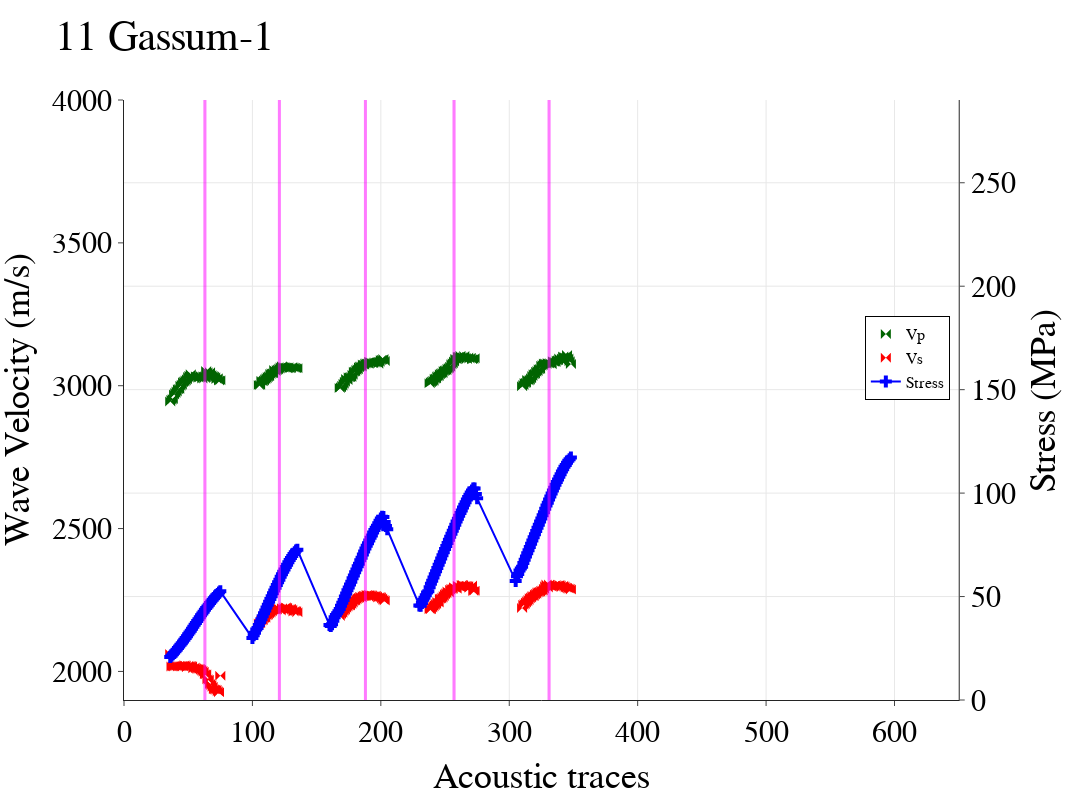

The code cell stored with this chart in its notebook:
### Code cell
fig = make_subplots(specs=[[{"secondary_y": True}]])

fig.add_trace(go.Scatter(x = Traces_11_LISA, y = Pvel_11_LISA,  mode='markers', marker_symbol='bowtie', name='Vp', marker=dict(color='darkgreen',size=10)))
fig.add_trace(go.Scatter(x = Traces_11_LISA, y = Svel_11_LISA,  mode='markers', marker_symbol='bowtie', name='Vs', marker=dict(color='red',size=10)))
fig.add_trace(go.Scatter(x = Traces_11_LISA, y = Stress_11_LISA,  mode='lines+markers', marker_symbol='cross', name='Stress', marker=dict(color='blue',size=10)), secondary_y=True)

# fig.add_trace(go.Scatter(x = Traces_11_LISA, y = TotalP_11_LISA,  mode='lines+markers', marker_symbol='bowtie', name='Total Vp', marker=dict(color='blue',size=5)))
# fig.add_trace(go.Scatter(x = Traces_11_LISA, y = TotalS_11_LISA,  mode='lines+markers', marker_symbol='bowtie', name='Total Vs', marker=dict(color='orange',size=5)), secondary_y=True)

fig.update_layout(template="simple_white", autosize=False, width=1400, height=800,
    title="11 Gassum-1",
    xaxis_title="Acoustic traces",
    yaxis_title="Wave Velocity (m/s)",
    yaxis2_title='Stress (MPa)',
    font=dict(
        family="New Times Roman",
        size=30,
        color="Black"
    ),
    legend=dict(title=None, orientation='v', y=0.5, yanchor="bottom", x=0.93, xanchor="right", font=dict(size = 16), bordercolor='black', borderwidth=1)
)

# plotly manual axis adjustments
fig.update_yaxes(range=[1900,4000], secondary_y=False)
fig.update_yaxes(range=[0,290], secondary_y=True)
fig.update_xaxes(range=[0,650])
fig.update_yaxes(showgrid=True)
fig.update_xaxes(showgrid=True)
fig['layout']['yaxis']['showgrid'] = False
fig.add_vline(x=63, line_width=3, line_color="fuchsia")
fig.add_vline(x=63, line_width=3, line_color="fuchsia")
fig.add_vline(x=121, line_width=3, line_color="fuchsia")
fig.add_vline(x=121, line_width=3, line_color="fuchsia")
fig.add_vline(x=188, line_width=3, line_color="fuchsia")
fig.add_vline(x=188, line_width=3, line_color="fuchsia")
fig.add_vline(x=257, line_width=3, line_color="fuchsia")
fig.add_vline(x=257, line_width=3, line_color="fuchsia")
fig.add_vline(x=331, line_width=3, line_color="fuchsia")
fig.add_vline(x=331, line_width=3, line_color="fuchsia")

fig.show()

### Figure 1 — Plotly figure (JSON) as saved in the notebook; plotly's stock layout.template omitted (floating-point values rounded to 4 significant figures; data arrays with more than 128 entries replaced by an {"elided": "..."} marker saying what was removed)
{"data": [{"marker": {"color": "darkgreen", "size": 10, "symbol": "bowtie"}, "mode": "markers", "name": "Vp", "type": "scatter", "x": {"elided": "212 int values"}, "y": {"elided": "212 float values"}}, {"marker": {"color": "red", "size": 10, "symbol": "bowtie"}, "mode": "markers", "name": "Vs", "type": "scatter", "x": {"elided": "212 int values"}, "y": {"elided": "212 float values"}}, {"marker": {"color": "blue", "size": 10, "symbol": "cross"}, "mode": "lines+markers", "name": "Stress", "type": "scatter", "x": {"elided": "212 int values"}, "xaxis": "x", "y": {"elided": "212 float values"}, "yaxis": "y2"}], "layout": {"autosize": false, "font": {"color": "Black", "family": "New Times Roman", "size": 30}, "height": 800, "legend": {"bordercolor": "black", "borderwidth": 1, "font": {"size": 16}, "orientation": "v", "title": {}, "x": 0.93, "xanchor": "right", "y": 0.5, "yanchor": "bottom"}, "shapes": [{"line": {"color": "fuchsia", "width": 3}, "type": "line", "x0": 63, "x1": 63, "xref": "x", "y0": 0, "y1": 1, "yref": "y domain"}, {"line": {"color": "fuchsia", "width": 3}, "type": "line", "x0": 63, "x1": 63, "xref": "x", "y0": 0, "y1": 1, "yref": "y domain"}, {"line": {"color": "fuchsia", "width": 3}, "type": "line", "x0": 121, "x1": 121, "xref": "x", "y0": 0, "y1": 1, "yref": "y domain"}, {"line": {"color": "fuchsia", "width": 3}, "type": "line", "x0": 121, "x1": 121, "xref": "x", "y0": 0, "y1": 1, "yref": "y domain"}, {"line": {"color": "fuchsia", "width": 3}, "type": "line", "x0": 188, "x1": 188, "xref": "x", "y0": 0, "y1": 1, "yref": "y domain"}, {"line": {"color": "fuchsia", "width": 3}, "type": "line", "x0": 188, "x1": 188, "xref": "x", "y0": 0, "y1": 1, "yref": "y domain"}, {"line": {"color": "fuchsia", "width": 3}, "type": "line", "x0": 257, "x1": 257, "xref": "x", "y0": 0, "y1": 1, "yref": "y domain"}, {"line": {"color": "fuchsia", "width": 3}, "type": "line", "x0": 257, "x1": 257, "xref": "x", "y0": 0, "y1": 1, "yref": "y domain"}, {"line": {"color": "fuchsia", "width": 3}, "type": "line", "x0": 331, "x1": 331, "xref": "x", "y0": 0, "y1": 1, "yref": "y domain"}, {"line": {"color": "fuchsia", "width": 3}, "type": "line", "x0": 331, "x1": 331, "xref": "x", "y0": 0, "y1": 1, "yref": "y domain"}], "title": {"text": "11 Gassum-1"}, "width": 1400, "xaxis": {"anchor": "y", "domain": [0, 0.94], "range": [0, 650], "showgrid": true, "title": {"text": "Acoustic traces"}}, "yaxis": {"anchor": "x", "domain": [0, 1], "range": [1900, 4000], "showgrid": false, "title": {"text": "Wave Velocity (m/s)"}}, "yaxis2": {"anchor": "x", "overlaying": "y", "range": [0, 290], "showgrid": true, "side": "right", "title": {"text": "Stress (MPa)"}}}}
